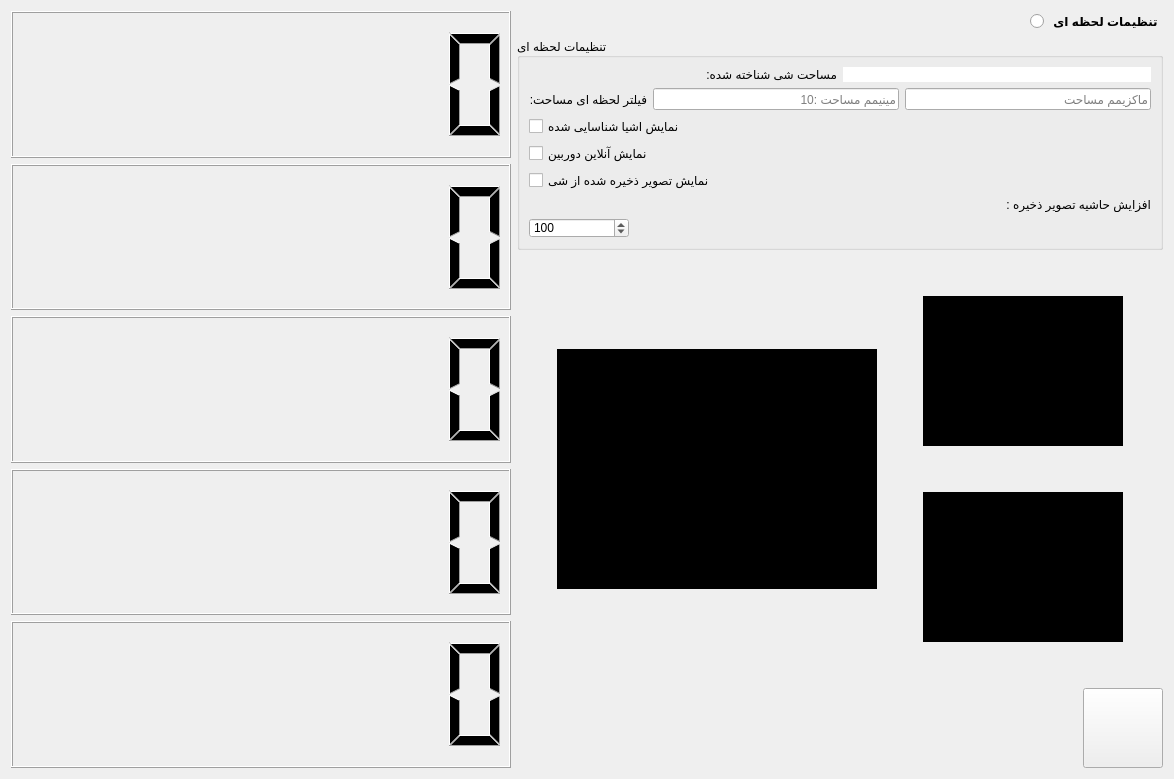
      <widget class="QWidget" name="tab_5">
       <attribute name="title">
        <string>سیستم</string>
       </attribute>
       <layout class="QVBoxLayout" name="verticalLayout_31">
        <item>
         <layout class="QHBoxLayout" name="horizontalLayout_19">
          <item>
           <layout class="QVBoxLayout" name="verticalLayout_7">
            <item>
             <widget class="QLCDNumber" name="lcdNumber_2">
              <property name="sizePolicy">
               <sizepolicy hsizetype="Preferred" vsizetype="Preferred">
                <horstretch>0</horstretch>
                <verstretch>0</verstretch>
               </sizepolicy>
              </property>
              <property name="minimumSize">
               <size>
                <width>500</width>
                <height>100</height>
               </size>
              </property>
              <property name="maximumSize">
               <size>
                <width>16777215</width>
                <height>16777215</height>
               </size>
              </property>
              <property name="font">
               <font>
                <pointsize>30</pointsize>
               </font>
              </property>
              <property name="styleSheet">
               <string notr="true"/>
              </property>
              <property name="digitCount">
               <number>8</number>
              </property>
              <property name="segmentStyle">
               <enum>QLCDNumber::Filled</enum>
              </property>
             </widget>
            </item>
            <item>
             <widget class="QLCDNumber" name="lcdNumber_7">
              <property name="sizePolicy">
               <sizepolicy hsizetype="Preferred" vsizetype="Preferred">
                <horstretch>0</horstretch>
                <verstretch>0</verstretch>
               </sizepolicy>
              </property>
              <property name="minimumSize">
               <size>
                <width>500</width>
                <height>100</height>
               </size>
              </property>
              <property name="maximumSize">
               <size>
                <width>16777215</width>
                <height>16777215</height>
               </size>
              </property>
              <property name="font">
               <font>
                <pointsize>30</pointsize>
               </font>
              </property>
              <property name="digitCount">
               <number>8</number>
              </property>
             </widget>
            </item>
            <item>
             <widget class="QLCDNumber" name="lcdNumber_8">
              <property name="sizePolicy">
               <sizepolicy hsizetype="Preferred" vsizetype="Preferred">
                <horstretch>0</horstretch>
                <verstretch>0</verstretch>
               </sizepolicy>
              </property>
              <property name="minimumSize">
               <size>
                <width>500</width>
                <height>100</height>
               </size>
              </property>
              <property name="maximumSize">
               <size>
                <width>16777215</width>
                <height>16777215</height>
               </size>
              </property>
              <property name="font">
               <font>
                <pointsize>30</pointsize>
               </font>
              </property>
              <property name="digitCount">
               <number>8</number>
              </property>
             </widget>
            </item>
            <item>
             <widget class="QLCDNumber" name="lcdNumber_9">
              <property name="sizePolicy">
               <sizepolicy hsizetype="Preferred" vsizetype="Preferred">
                <horstretch>0</horstretch>
                <verstretch>0</verstretch>
               </sizepolicy>
              </property>
              <property name="minimumSize">
               <size>
                <width>500</width>
                <height>100</height>
               </size>
              </property>
              <property name="maximumSize">
               <size>
                <width>16777215</width>
                <height>16777215</height>
               </size>
              </property>
              <property name="font">
               <font>
                <pointsize>30</pointsize>
               </font>
              </property>
              <property name="digitCount">
               <number>8</number>
              </property>
             </widget>
            </item>
            <item>
             <widget class="QLCDNumber" name="lcdNumber_10">
              <property name="sizePolicy">
               <sizepolicy hsizetype="Preferred" vsizetype="Preferred">
                <horstretch>0</horstretch>
                <verstretch>0</verstretch>
               </sizepolicy>
              </property>
              <property name="minimumSize">
               <size>
                <width>500</width>
                <height>100</height>
               </size>
              </property>
              <property name="maximumSize">
               <size>
                <width>16777215</width>
                <height>16777215</height>
               </size>
              </property>
              <property name="font">
               <font>
                <pointsize>30</pointsize>
               </font>
              </property>
              <property name="digitCount">
               <number>8</number>
              </property>
             </widget>
            </item>
           </layout>
          </item>
          <item>
           <layout class="QVBoxLayout" name="verticalLayout_20">
            <item>
             <layout class="QHBoxLayout" name="horizontalLayout">
              <item>
               <spacer name="horizontalSpacer_2">
                <property name="orientation">
                 <enum>Qt::Horizontal</enum>
                </property>
                <property name="sizeHint" stdset="0">
                 <size>
                  <width>40</width>
                  <height>20</height>
                 </size>
                </property>
               </spacer>
              </item>
              <item>
               <widget class="QRadioButton" name="radioButton_10">
                <property name="font">
                 <font>
                  <pointsize>9</pointsize>
                  <weight>75</weight>
                  <bold>true</bold>
                 </font>
                </property>
                <property name="text">
                 <string> تنظیمات لحظه ای</string>
                </property>
               </widget>
              </item>
             </layout>
            </item>
            <item>
             <widget class="QGroupBox" name="groupBox_8">
              <property name="title">
               <string>تنظیمات لحظه ای</string>
              </property>
              <layout class="QVBoxLayout" name="verticalLayout_13">
               <item>
                <layout class="QVBoxLayout" name="verticalLayout_12">
                 <item>
                  <layout class="QHBoxLayout" name="horizontalLayout_2">
                   <item>
                    <widget class="QLabel" name="label_5">
                     <property name="text">
                      <string>مساحت شی شناخته شده:</string>
                     </property>
                    </widget>
                   </item>
                   <item>
                    <widget class="QLabel" name="label_8">
                     <property name="maximumSize">
                      <size>
                       <width>16777215</width>
                       <height>16777215</height>
                      </size>
                     </property>
                     <property name="styleSheet">
                      <string notr="true">background-color: rgb(255, 255, 255);</string>
                     </property>
                     <property name="text">
                      <string/>
                     </property>
                    </widget>
                   </item>
                  </layout>
                 </item>
                 <item>
                  <layout class="QHBoxLayout" name="horizontalLayout_4">
                   <item>
                    <widget class="QLabel" name="label_2">
                     <property name="text">
                      <string>فیلتر لحظه ای مساحت:</string>
                     </property>
                    </widget>
                   </item>
                   <item>
                    <widget class="QLineEdit" name="lineEdit_3">
                     <property name="placeholderText">
                      <string>مینیمم مساحت :10 </string>
                     </property>
                    </widget>
                   </item>
                   <item>
                    <widget class="QLineEdit" name="lineEdit_4">
                     <property name="text">
                      <string/>
                     </property>
                     <property name="placeholderText">
                      <string>ماکزیمم مساحت</string>
                     </property>
                    </widget>
                   </item>
                  </layout>
                 </item>
                 <item>
                  <layout class="QVBoxLayout" name="verticalLayout_11">
                   <item>
                    <widget class="QCheckBox" name="checkBox">
                     <property name="text">
                      <string>نمایش اشیا شناسایی شده</string>
                     </property>
                    </widget>
                   </item>
                   <item>
                    <widget class="QCheckBox" name="checkBox_2">
                     <property name="text">
                      <string>نمایش آنلاین دوربین</string>
                     </property>
                    </widget>
                   </item>
                   <item>
                    <widget class="QCheckBox" name="checkBox_4">
                     <property name="text">
                      <string>نمایش تصویر ذخیره شده از شی</string>
                     </property>
                    </widget>
                   </item>
                   <item>
                    <widget class="QLabel" name="label_14">
                     <property name="text">
                      <string>افزایش حاشیه تصویر ذخیره :</string>
                     </property>
                    </widget>
                   </item>
                   <item>
                    <widget class="QSpinBox" name="spinBox_2">
                     <property name="maximumSize">
                      <size>
                       <width>100</width>
                       <height>20</height>
                      </size>
                     </property>
                     <property name="maximum">
                      <number>700</number>
                     </property>
                     <property name="value">
                      <number>100</number>
                     </property>
                    </widget>
                   </item>
                  </layout>
                 </item>
                </layout>
               </item>
              </layout>
             </widget>
            </item>
            <item>
             <layout class="QHBoxLayout" name="horizontalLayout_7">
              <item>
               <spacer name="horizontalSpacer_7">
                <property name="orientation">
                 <enum>Qt::Horizontal</enum>
                </property>
                <property name="sizeHint" stdset="0">
                 <size>
                  <width>40</width>
                  <height>20</height>
                 </size>
                </property>
               </spacer>
              </item>
              <item>
               <widget class="matDisplay" name="label_camera">
                <property name="sizePolicy">
                 <sizepolicy hsizetype="Fixed" vsizetype="Fixed">
                  <horstretch>0</horstretch>
                  <verstretch>0</verstretch>
                 </sizepolicy>
                </property>
                <property name="minimumSize">
                 <size>
                  <width>320</width>
                  <height>240</height>
                 </size>
                </property>
                <property name="maximumSize">
                 <size>
                  <width>320</width>
                  <height>240</height>
                 </size>
                </property>
                <property name="font">
                 <font>
                  <pointsize>8</pointsize>
                 </font>
                </property>
                <property name="styleSheet">
                 <string notr="true">background-color: rgb(0, 0, 0);</string>
                </property>
                <property name="text">
                 <string>TextLabel</string>
                </property>
                <property name="scaledContents">
                 <bool>true</bool>
                </property>
               </widget>
              </item>
              <item>
               <spacer name="horizontalSpacer_5">
                <property name="orientation">
                 <enum>Qt::Horizontal</enum>
                </property>
                <property name="sizeHint" stdset="0">
                 <size>
                  <width>40</width>
                  <height>20</height>
                 </size>
                </property>
               </spacer>
              </item>
              <item>
               <layout class="QVBoxLayout" name="verticalLayout_14">
                <item>
                 <spacer name="verticalSpacer_11">
                  <property name="orientation">
                   <enum>Qt::Vertical</enum>
                  </property>
                  <property name="sizeHint" stdset="0">
                   <size>
                    <width>20</width>
                    <height>40</height>
                   </size>
                  </property>
                 </spacer>
                </item>
                <item>
                 <widget class="QLabel" name="label_resultsave">
                  <property name="minimumSize">
                   <size>
                    <width>200</width>
                    <height>150</height>
                   </size>
                  </property>
                  <property name="maximumSize">
                   <size>
                    <width>200</width>
                    <height>150</height>
                   </size>
                  </property>
                  <property name="styleSheet">
                   <string notr="true">background-color: rgb(0, 0, 0);</string>
                  </property>
                  <property name="text">
                   <string>TextLabel</string>
                  </property>
                  <property name="scaledContents">
                   <bool>true</bool>
                  </property>
                 </widget>
                </item>
                <item>
                 <spacer name="verticalSpacer_2">
                  <property name="orientation">
                   <enum>Qt::Vertical</enum>
                  </property>
                  <property name="sizeHint" stdset="0">
                   <size>
                    <width>20</width>
                    <height>40</height>
                   </size>
                  </property>
                 </spacer>
                </item>
                <item>
                 <widget class="QLabel" name="label_DetectedBrick">
                  <property name="sizePolicy">
                   <sizepolicy hsizetype="Fixed" vsizetype="Fixed">
                    <horstretch>0</horstretch>
                    <verstretch>0</verstretch>
                   </sizepolicy>
                  </property>
                  <property name="minimumSize">
                   <size>
                    <width>200</width>
                    <height>150</height>
                   </size>
                  </property>
                  <property name="maximumSize">
                   <size>
                    <width>200</width>
                    <height>150</height>
                   </size>
                  </property>
                  <property name="styleSheet">
                   <string notr="true">background-color: rgb(0, 0, 0);</string>
                  </property>
                  <property name="text">
                   <string>TextLabel</string>
                  </property>
                  <property name="scaledContents">
                   <bool>true</bool>
                  </property>
                 </widget>
                </item>
                <item>
                 <spacer name="verticalSpacer_3">
                  <property name="orientation">
                   <enum>Qt::Vertical</enum>
                  </property>
                  <property name="sizeHint" stdset="0">
                   <size>
                    <width>20</width>
                    <height>40</height>
                   </size>
                  </property>
                 </spacer>
                </item>
               </layout>
              </item>
              <item>
               <spacer name="horizontalSpacer_6">
                <property name="orientation">
                 <enum>Qt::Horizontal</enum>
                </property>
                <property name="sizeHint" stdset="0">
                 <size>
                  <width>40</width>
                  <height>20</height>
                 </size>
                </property>
               </spacer>
              </item>
             </layout>
            </item>
            <item>
             <layout class="QHBoxLayout" name="horizontalLayout_10">
              <item>
               <spacer name="horizontalSpacer_8">
                <property name="orientation">
                 <enum>Qt::Horizontal</enum>
                </property>
                <property name="sizeHint" stdset="0">
                 <size>
                  <width>418</width>
                  <height>20</height>
                 </size>
                </property>
               </spacer>
              </item>
              <item>
               <widget class="QPushButton" name="pushButton_power">
                <property name="sizePolicy">
                 <sizepolicy hsizetype="Preferred" vsizetype="Preferred">
                  <horstretch>0</horstretch>
                  <verstretch>0</verstretch>
                 </sizepolicy>
                </property>
                <property name="minimumSize">
                 <size>
                  <width>80</width>
                  <height>80</height>
                 </size>
                </property>
                <property name="maximumSize">
                 <size>
                  <width>80</width>
                  <height>80</height>
                 </size>
                </property>
                <property name="autoFillBackground">
                 <bool>false</bool>
                </property>
                <property name="styleSheet">
                 <string notr="true"/>
                </property>
                <property name="text">
                 <string/>
                </property>
                <property name="iconSize">
                 <size>
                  <width>100</width>
                  <height>100</height>
                 </size>
                </property>
                <property name="autoDefault">
                 <bool>false</bool>
                </property>
                <property name="flat">
                 <bool>false</bool>
                </property>
               </widget>
              </item>
             </layout>
            </item>
           </layout>
          </item>
         </layout>
        </item>
       </layout>
      </widget>
